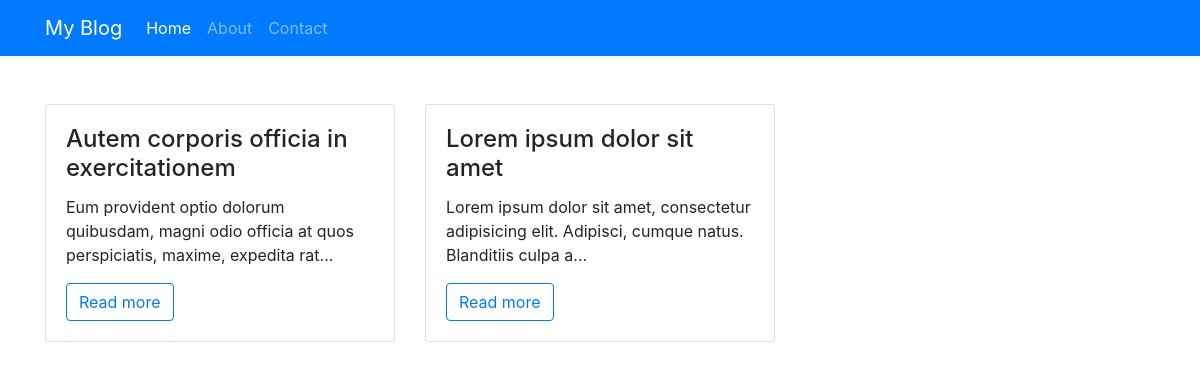
The page / on the database its author committed.
### tables this page shows
CREATE TABLE `posts` (
  `id` int(11) NOT NULL,
  `title` varchar(255) NOT NULL,
  `content` text NOT NULL,
  `create_by` int(11) NOT NULL
);

### index.php (the view, shortened to what this page needs)
<?php
	require_once "config.php";
	$result = mysqli_query($conn, "SELECT * FROM posts ORDER BY id DESC");
?>
<!DOCTYPE html>
<html lang="en">
<head>
	<link rel="stylesheet" href="https://stackpath.bootstrapcdn.com/bootstrap/4.1.3/css/bootstrap.min.css">
</head>
<body>
<nav class="navbar navbar-expand-lg navbar-dark bg-primary mb-5">
	<div class="container">
		<a href="/" class="navbar-brand">My Blog</a>
		<div class="collapse navbar-collapse" id="menu">
			<ul class="navbar-nav">
				<li class="nav-item active"><a href="#" class="nav-link">Home</a></li>
				<li class="nav-item"><a href="#" class="nav-link">About</a></li>
				<li class="nav-item"><a href="#" class="nav-link">Contact</a></li>
			</ul>
		</div>
	</div>
</nav>
<section id="content">
	<div class="container">
		<div class="row">
			<?php if(mysqli_num_rows($result) > 0){ ?>
				<?php while($post = mysqli_fetch_object($result)) { ?>
					<div class="col-md-4">
						<div class="card mb-3">
							<div class="card-body">
								<h4 class="card-title"><?= $post->title ?></h4>
								<p class="card-text">
									<?= substr($post->content, 0, 100) ?>...
								</p>
								<a href="/post.php?id=<?= $post->id ?>" class="btn btn-outline-primary">Read more</a>
							</div>
						</div>
					</div>
				<?php }} ?>
		</div>
	</div>
</section>
</body>
</html>

### rows shown on the page
posts: title "Autem corporis officia in exercitationem", content "Eum provident optio dolorum quibusdam, magni odio officia at quos perspiciatis, maxime, expedita rat"
posts: title "Lorem ipsum dolor sit amet", content "Lorem ipsum dolor sit amet, consectetur adipisicing elit. Adipisci, cumque natus. Blanditiis culpa a"
